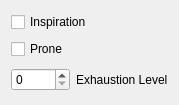
<?xml version="1.0" encoding="UTF-8"?>
<ui version="4.0">
 <class>Form</class>
 <widget class="QWidget" name="Form">
  <property name="geometry">
   <rect>
    <x>0</x>
    <y>0</y>
    <width>175</width>
    <height>105</height>
   </rect>
  </property>
  <property name="windowTitle">
   <string>Form</string>
  </property>
  <layout class="QVBoxLayout" name="verticalLayout">
   <item>
    <widget class="QCheckBox" name="inspiration">
     <property name="minimumSize">
      <size>
       <width>157</width>
       <height>22</height>
      </size>
     </property>
     <property name="text">
      <string>Inspiration</string>
     </property>
    </widget>
   </item>
   <item>
    <widget class="QCheckBox" name="prone">
     <property name="text">
      <string>Prone</string>
     </property>
    </widget>
   </item>
   <item>
    <layout class="QHBoxLayout" name="horizontalLayout_32">
     <item>
      <widget class="QSpinBox" name="exaustion"/>
     </item>
     <item>
      <widget class="QLabel" name="label_66">
       <property name="text">
        <string>Exhaustion Level</string>
       </property>
      </widget>
     </item>
    </layout>
   </item>
  </layout>
 </widget>
 <resources/>
 <connections/>
</ui>
